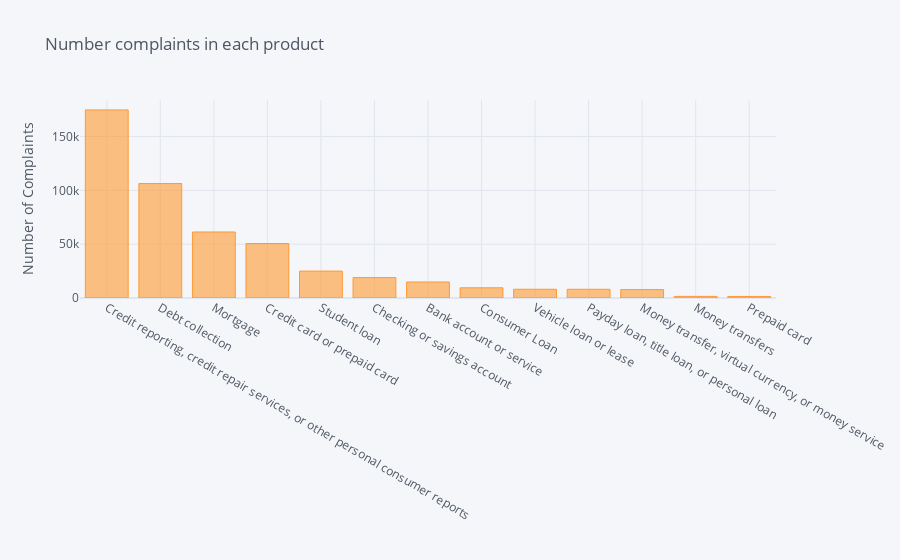

Notebook code for this chart:
### Code cell
# Mem-plotting jumlah data komplain berdasarkan topik/ produknya (setelah dilakukan penggabungan).
import cufflinks as cf
cf.go_offline()
cf.set_config_file(offline=False, world_readable=True)
df['Product'].value_counts().sort_values(ascending=False).iplot(kind='bar', yTitle='Number of Complaints', 
                                                                title='Number complaints in each product')

### Figure 1 — Plotly figure (JSON) as saved in the notebook; plotly's stock layout.template omitted (floating-point values rounded to 4 significant figures)
{"data": [{"marker": {"color": "rgba(255, 153, 51, 0.6)", "line": {"color": "rgba(255, 153, 51, 1.0)", "width": 1}}, "name": "Product", "orientation": "v", "text": "", "type": "bar", "x": ["Credit reporting, credit repair services, or other personal consumer reports", "Debt collection", "Mortgage", "Credit card or prepaid card", "Student loan", "Checking or savings account", "Bank account or service", "Consumer Loan", "Vehicle loan or lease", "Payday loan, title loan, or personal loan", "Money transfer, virtual currency, or money service", "Money transfers", "Prepaid card"], "y": [174691, 106291, 61304, 50599, 24991, 18956, 14885, 9473, 8132, 8095, 7812, 1497, 1450]}], "layout": {"legend": {"bgcolor": "#F5F6F9", "font": {"color": "#4D5663"}}, "paper_bgcolor": "#F5F6F9", "plot_bgcolor": "#F5F6F9", "title": {"font": {"color": "#4D5663"}, "text": "Number complaints in each product"}, "xaxis": {"gridcolor": "#E1E5ED", "showgrid": true, "tickfont": {"color": "#4D5663"}, "title": {"font": {"color": "#4D5663"}, "text": ""}, "zerolinecolor": "#E1E5ED"}, "yaxis": {"gridcolor": "#E1E5ED", "showgrid": true, "tickfont": {"color": "#4D5663"}, "title": {"font": {"color": "#4D5663"}, "text": "Number of Complaints"}, "zerolinecolor": "#E1E5ED"}}}
